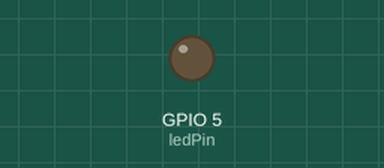
Simulated run of this sketch. Board: ESP8266 (NodeMCU). On the bench: output pins drawn as LEDs (lit = HIGH). WiFi joins after 1.5 s; servers stay silent unless stated; web services answer with replies made up by the test bench; what the sketch prints to the serial monitor is not drawn. At 2.4 s the program puts the board to deep sleep or switches it off; the recording ends there.

Above: at 0.1 s.
At 2.3 s:
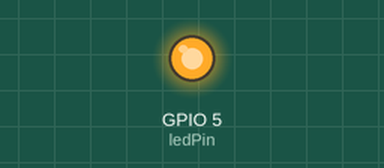
Timing chart, 0 to 2.4 s (numbered marks = the images above):
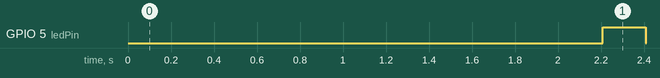

Measured:
- by itself, GPIO 5 (ledPin): LOW → HIGH at 2.2 s, → LOW 0.20 s later

The sketch:

rrr.ino
```cpp
#include <IFTTTWebhook.h>
#include <ESP8266WiFi.h>

#define ledPin 5
#define wakePin 16
#define ssid "DO_F62B"
#define password "jonnyb55"
#define IFTTT_API_KEY "hKz5fItk_n_tyrrV7W5mystovzU3-tXUhwLJd1hxLe2"
#define IFTTT_EVENT_NAME "esppush"

void setup() {
  Serial.begin(9600);
  while(!Serial) {
  }
  Serial.println(" ");// print an empty line before and after Button Press
  Serial.println("Button Pressed");
  Serial.println(" ");// print an empty line

  connectToWifi();

  //just connected to Wi-Fi
  IFTTTWebhook hook(IFTTT_API_KEY, IFTTT_EVENT_NAME);
  hook.trigger();

  pinMode(ledPin, OUTPUT);
  digitalWrite(ledPin, HIGH);
  delay(200);
  digitalWrite(ledPin, LOW);
  //now sending board to sleep

  ESP.deepSleep(wakePin);

}

void loop() {
   //if deep sleep is working, this code will never run.
  Serial.println("This shouldn't get printed");

}


void connectToWifi() {
  Serial.print("Connecting to: SSID NAME"); //uncomment next line to show SSID name
  //Serial.print(ssid);
  WiFi.begin(ssid, password);
  Serial.println(" ");// print an empty line
  Serial.print("Attempting to connect: ");

  //try to connect for 10 seconds
  int i = 10;
  while(WiFi.status() != WL_CONNECTED && i >=0) {
    delay(1000);
    Serial.print(i);
    Serial.print(", ");
    i--;
  }
  Serial.println(" ");// print an empty line

  //print connection result
  if(WiFi.status() == WL_CONNECTED){
    Serial.print("Connected.");
    Serial.println(" ");// print an empty line
    Serial.print("NodeMCU ip address: ");
    Serial.println(WiFi.localIP());
  }
  else {
    Serial.println("Connection failed - check your credentials or connection");
  }
}
```
